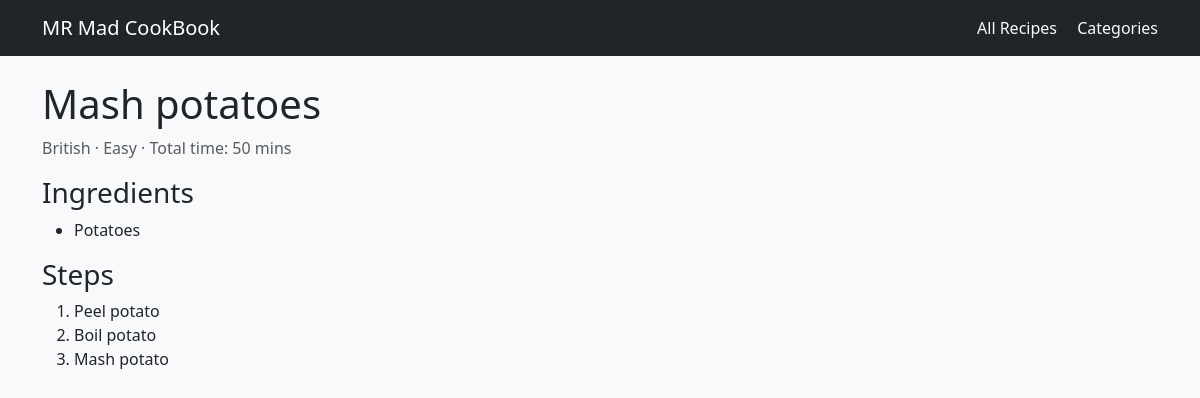
The page /recipes/mash-potatoes/ on the database its author committed.
### recipes/models.py (models this page shows, shortened)
class Recipe(models.Model):
    DIFFICULTY_CHOICES = [
        ('easy', 'Easy'),
        ('medium', 'Medium'),
        ('hard', 'Hard'),
    ]
    category = models.ForeignKey(Category, related_name='recipes',
                                 on_delete=models.CASCADE)
    author = models.ForeignKey(User, related_name='recipes',
                               on_delete=models.SET_NULL,
                               null=True, blank=True)
    title = models.CharField(max_length=200)
    slug = models.SlugField(max_length=220, unique=True)
    description = models.TextField(blank=True)
    ingredients = models.TextField(help_text="One ingredient per line")
    steps = models.TextField(help_text="Step-by-step instructions")
    prep_time_minutes = models.PositiveIntegerField(default=0)
    cook_time_minutes = models.PositiveIntegerField(default=0)
    difficulty = models.CharField(max_length=10,
                                  choices=DIFFICULTY_CHOICES,
                                  default='easy')
    created_at = models.DateTimeField(auto_now_add=True)
    updated_at = models.DateTimeField(auto_now=True)
    is_published = models.BooleanField(default=True)
    class Meta:
        ordering = ['-created_at']
    def total_time(self):
        return self.prep_time_minutes + self.cook_time_minutes

class Category(models.Model):
    name = models.CharField(max_length=100, unique=True)
    slug = models.SlugField(max_length=120, unique=True)
    description = models.TextField(blank=True)
    class Meta:
        ordering = ['name']

### recipes/views.py (the view)
# urls.py: path('recipes/<slug:slug>/', views.recipe_detail, name='recipe_detail'),
def recipe_detail(request, slug):
    recipe = get_object_or_404(Recipe, slug=slug, is_published=True)
    return render(request, 'recipes/recipe_detail.html', {'recipe': recipe})

### recipes/templates/recipes/recipe_detail.html
{% extends "recipes/base.html" %}
{% block content %}
<h1>{{ recipe.title }}</h1>
<p class="text-muted">
  {{ recipe.category.name }} · {{ recipe.get_difficulty_display }}
  · Total time: {{ recipe.total_time }} mins
</p>
<h3>Ingredients</h3>
<ul>
  {% for line in recipe.ingredients.splitlines %}
    {% if line %}
      <li>{{ line }}</li>
    {% endif %}
  {% endfor %}
</ul>
<h3>Steps</h3>
<ol>
  {% for line in recipe.steps.splitlines %}
    {% if line %}
      <li>{{ line }}</li>
    {% endif %}
  {% endfor %}
</ol>
{% endblock %}

### rows shown on the page
Recipe: title "Mash potatoes", category.name "British", difficulty "Easy", total_time "50", splitlines "Potatoes"

### other values the page prints
{{ line }} "Peel potato" "Boil potato" "Mash potato"
